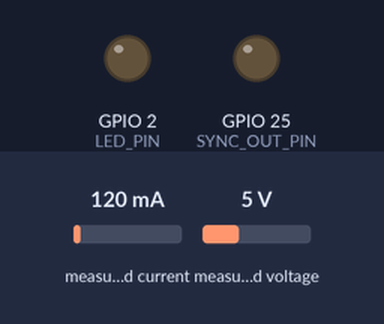
The sketch below on a simulated ESP32. Shown: output pins drawn as LEDs (lit = HIGH). Inputs (shaded band) come from the test bench; at power-on: measured current 120 mA, measured voltage 5 V.

Above: at 2.2 s.
Timing chart, 0 to 3.7 s (numbered marks = the images above):
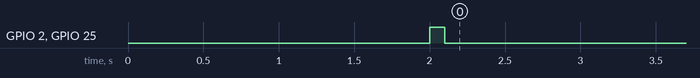

The sketch:

TX_BLE_Adv_Meter_OFF_10ms.ino
```cpp
// === TX_BLE_Adv_Meter_OFF_10ms.ino ===
// Board: ESP32 Dev Module (Arduino-ESP32 v3.x)
//
// 役割：BLE広告OFF（無線停止）でのベースライン電力測定用。
//       SYNCパルスのみを出し、TICKは無効化。INA219を10ms周期（100Hz）で計測し、
//       UART(230400bps)で v,i,p をCSV送出（非ブロッキング）。
//
// 配線：SYNC_OUT=GPIO25 → PowerLogger(26) & RX Logger(26)
//      UART1 TX=GPIO4   → PowerLogger RX=GPIO34（クロス）
//      I2C SDA=21/SCL=22→ INA219（VCCは3.3V_B推奨）
//      （TICK_OUTは使用しない）
// 電源：このボード(②)は PMM25の 3.3V_A（測定対象）。GNDは全台共通。
//
// 注意：UARTへは数値行（v,i,p）のみ送信（PowerLogger側のパーサ互換）。

#include <Arduino.h>
#include <Wire.h>
#include <Adafruit_INA219.h>
#include <WiFi.h>
#include <math.h>

// ===== ユーザ設定 =====
static const uint32_t SAMPLE_US       = 10000;   // 計測周期 10ms ≒ 100Hz

// ピンアサイン
static const int SYNC_OUT_PIN = 25;  // 100ms High を1回だけ出す
static const int LED_PIN      = 2;   // オンボードLED
static const int I2C_SDA      = 21;
static const int I2C_SCL      = 22;
static const int UART_TX      = 4;   // UART1 TX → PowerLogger RX=34
static const long UART_BAUD   = 230400;

// ===== グローバル =====
HardwareSerial uart1(1);
Adafruit_INA219 ina;

static inline void syncPulse() {
  digitalWrite(LED_PIN, HIGH);
  digitalWrite(SYNC_OUT_PIN, HIGH);
  delay(100);                         // 100ms High（取りこぼしに強い）
  digitalWrite(SYNC_OUT_PIN, LOW);
  digitalWrite(LED_PIN, LOW);
}

// タイマ（非ブロッキング）
static uint32_t nextSampleUs;

void setup() {
  // Serial.begin(115200); // デバッグ時のみ

  // GPIO
  pinMode(LED_PIN, OUTPUT);       digitalWrite(LED_PIN, LOW);
  pinMode(SYNC_OUT_PIN, OUTPUT);  digitalWrite(SYNC_OUT_PIN, LOW);

  // 無線：広告OFF測定のため、BLE/Wi‑Fiは明示的に停止
  WiFi.persistent(false);
  WiFi.mode(WIFI_OFF);

  // INA219
  Wire.begin(I2C_SDA, I2C_SCL);
  Wire.setClock(400000);             // 400kHz I2C で計測遅延を低減
  ina.begin();
  ina.setCalibration_16V_400mA();   // 代表レンジ（必要に応じ変更）

  // UART1（TX専用）
  uart1.begin(UART_BAUD, SERIAL_8N1, -1, UART_TX);

  // 起動2秒後に同期パルス
  delay(2000);
  syncPulse();

  // タイマ開始
  nextSampleUs = micros() + SAMPLE_US;
}

void loop() {
  // ---- 10ms周期の計測（追いつき処理あり・非ブロッキング）----
  uint32_t nowUs = micros();
  int guard = 0; // 1ループでの最大サンプル数（暴走防止）
  while ((int32_t)(nowUs - nextSampleUs) >= 0 && guard < 8) {
    nextSampleUs += SAMPLE_US;
    // センサ取得
    float v = ina.getBusVoltage_V();
    float i = ina.getCurrent_mA();

    // PowerLoggerに合わせて整数フォーマットに変換
    int32_t mv = (int32_t)lroundf(v * 1000.0f);
    int32_t uA = (int32_t)lroundf(i * 1000.0f);
    int32_t p_mW = (int32_t)lrintf(v * i);

    // UARTへCSV吐き（mv,uA,p_mW）— mv=4桁, uA=6桁の固定幅で文字化け復元性を確保
    char line[32];
    snprintf(line, sizeof(line), "%04ld,%06ld,%ld\n", (long)mv, (long)uA, (long)p_mW);
    uart1.print(line);

    guard++;
    nowUs = micros();
  }

  // 他タスクに譲る
  delay(0);

  // 数値行のみ送出（診断の#行は送らない）
}
```
